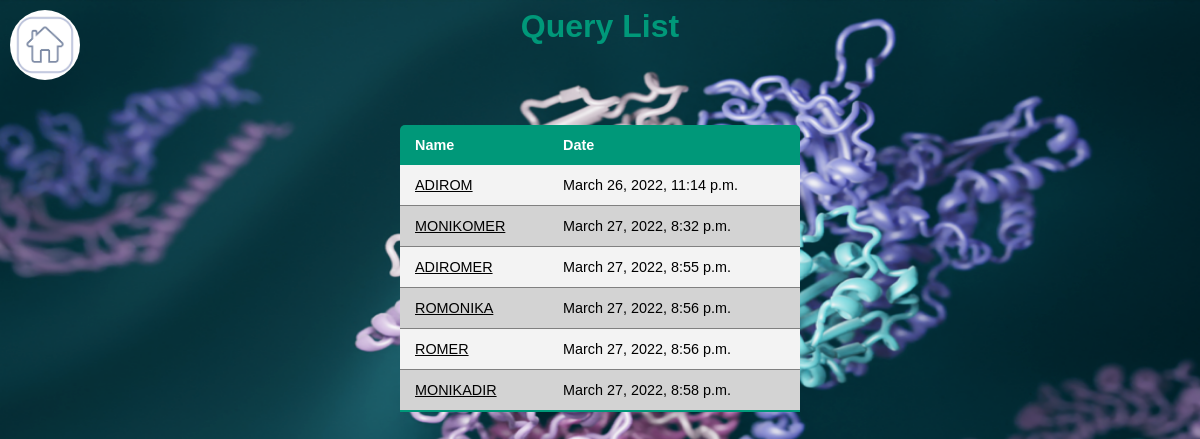
/queries/, run on the app's committed database.
### queries/models.py (models this page shows, shortened)
class Query(models.Model):
    name = models.CharField(max_length=20, default="Unknown")
    data = models.CharField(max_length=200)
    slug = models.SlugField()
    status = models.CharField(default="Running", max_length=10)
    date = models.DateTimeField(auto_now_add=True)

### queries/views.py (the view)
def query_list(request):
    queries = Query.objects.all().order_by('date')
    return render(request, r'queries/query_list.html', {'queries': queries})

### queries/templates/queries/query_list.html
{% extends 'base_layout.html' %}
{% load static %}
{% block content %}
    <div class="queries">
      <h1>Query List</h1>
      <table class="query-table">
        <thead>
          <tr>
            <th>Name</th>
            <th>Date</th>
          </tr>
        </thead>
        <tbody>
        {% for query in queries %}
          <tr class="query">
            <td><a href="{% url 'queries:detail' slug=query.slug %}">{{query.name}}</a></td>
            <td>{{query.date}}</td>
          </tr>
        {% endfor %}
        </tbody>
      </table>
    </div>
{% endblock %}

### templates/base_layout.html (shortened to what this page needs)
{% load static %}
    <!DOCTYPE html>
    <html lang="en">
    <head>
        <link rel="stylesheet" href="{% static 'styles.css' %}">
    </head>
    <body>
        <div class="wrapper">
            {% block content %}
            {% endblock %}
            <a href="{% url 'home' %}"><img id="home-img" src="{% static 'homepage.jpg' %}" width="70" height="70"/></a>
        </div>
    </body>
    </html>

### assets/styles.css (style rules this page uses)
body { background-color: #0f121f; background-image: url(bg.png); background-repeat: no-repeat; background-size: 1500px 700px; background-position: top; color: #fff; }
body * { font-family: 'Quicksand', sans-serif; }
h1, h2, h3, h4, h5 { font-weight: normal; margin: 0; color: black; font-family: 'Quicksand', sans-serif; text-align: center; }
a, a:hover, a:visited { color: #fff; text-decoration: none; }
#home-img { position: absolute; top: 10px; left: 10px; border-radius: 50%; }
.query-table { border-collapse: collapse; margin: 80px 0; font-size: 0.9em; min-width: 400px; border-radius: 5px 5px 0 0; overflow: hidden; box-shadow: 0 0 20px rgba(0, 0, 0, 0,45); margin-left: auto; margin-right: auto; }
.query-table thead tr { background-color: #009879; color: #fff; text-align: left; font-weight: bold; }
.query-table th, .query-table td { padding: 12px 15px; }
.query-table tbody tr { border-bottom: 1px solid grey; }
.query-table tbody tr:nth-last-of-type(even) { background-color: #f3f3f3; }
.query-table tbody tr:nth-last-of-type(odd) { background-color: lightgray; }
.query-table tbody tr:last-of-type { border-bottom: 2px solid #009879; }
.query, .query a { color: black; }
.query a { text-decoration: underline; }
.queries h1 { color: #009879; font-weight: bold; }

### data on the page
Query: name "ADIROM", date "March 26, 2022, 11:14 p.m."
Query: name "MONIKOMER", date "March 27, 2022, 8:32 p.m."
Query: name "ADIROMER", date "March 27, 2022, 8:55 p.m."
Query: name "ROMONIKA", date "March 27, 2022, 8:56 p.m."
Query: name "ROMER", date "March 27, 2022, 8:56 p.m."
Query: name "MONIKADIR", date "March 27, 2022, 8:58 p.m."
